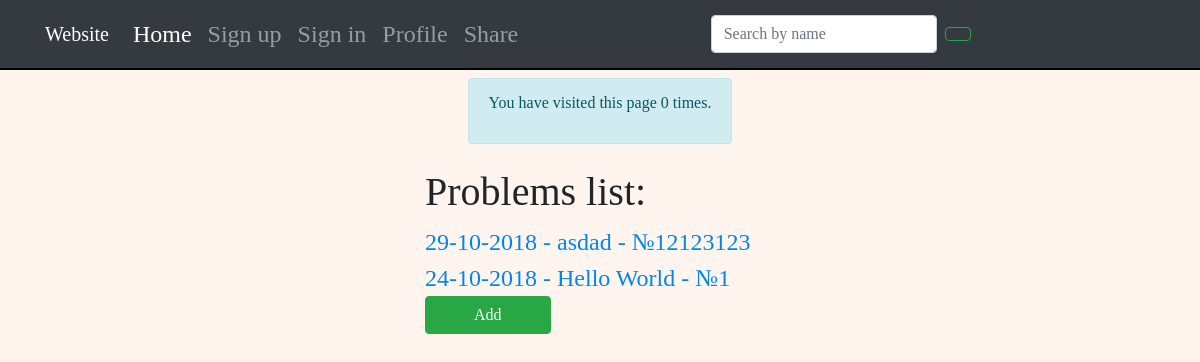
The app's page /share/, older data.
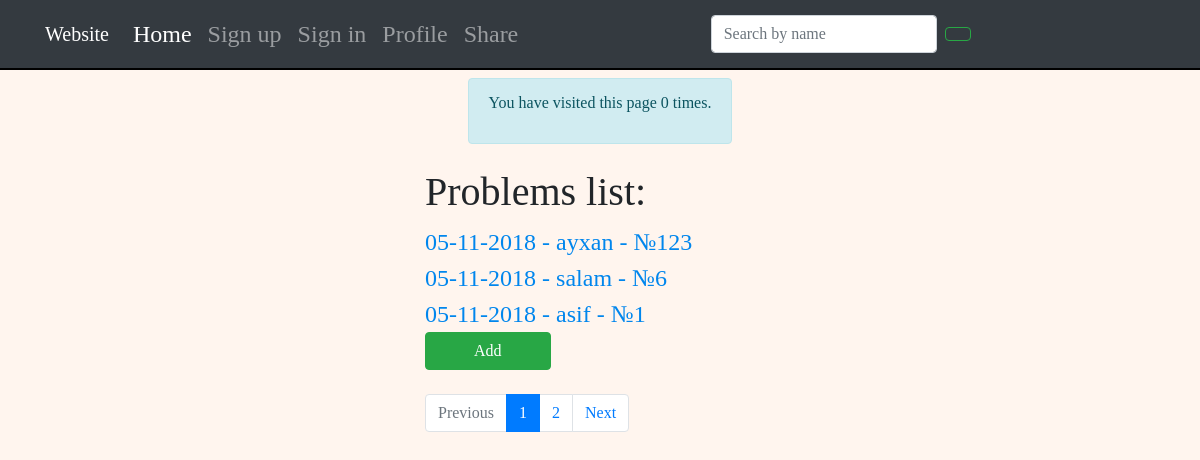
The same page, newer data.
### Share/models.py (models this page shows, shortened)
class Code(models.Model):
    title = models.CharField(max_length=250, default=" ")
    date = models.DateTimeField(auto_now=True)
    number = models.IntegerField(help_text="Number of exercise on E-Olymp", default=0)

### Share/views.py (the view)
def show_code(request):
    search_query = request.GET.get('search', '')
    if search_query:
        all_codes_previous = Code.objects.filter(title__icontains=search_query)
    else:
        all_codes_previous = Code.objects.all().order_by('-date')
    page = request.GET.get('page', 1)
    paginator = Paginator(all_codes_previous, 3)
    try:
        all_codes = paginator.page(page)
    except PageNotAnInteger:
        all_codes = paginator.page(1)
    except EmptyPage:
        all_codes = paginator.page(paginator.num_pages)
    num_of_visits = request.session.get('num_of_visits', 0)
    request.session['num_of_visits'] = num_of_visits + 1
    context = {'all_codes': all_codes, 'num_of_visits': num_of_visits}
    return render(request, 'share/share.html', context)

### Share/templates/share/share.html (shortened to what this page needs)
{% extends "personal/header.html" %}
{% load staticfiles %}
{% load icons %}
    {% block style %}
        <link rel="stylesheet" href="{% static 'personal/css/style.css' %}">
    {% endblock style %}
{%  block content %}
    <div class="container">
        <div class="row justify-content-md-center my-2">
                    <div class="alert alert-info" role="alert">
                        <p>You have visited this page {{ num_of_visits }}{% if num_visits == 1 %} time{% else %} times{% endif %}.</p>
                    </div>
        </div>
            <div class="row">
                <div class="col"></div>
                    <div class="col-md-8">
                        <h1>Problems list:</h1>
                            <div class="parsed">
                                {% for code in all_codes %}
                                    <a href=" {{ code.id }}"> {{ code.date|date:"d-m-Y" }} - {{ code.title }}  - №{{ code.number }}</a>
                                    <br>
                                {% endfor %}
                            </div>
                        <form method="post" action="{% url 'Share:AddExercise' %}">
                            <button class="btn btn-success px-5">Add</button>
                        </form>
                        <br>
                        {% if all_codes.has_other_pages %}
                            <ul class="pagination pagination-md">
                                {% if all_codes.has_previous %}
                                    <li class="page-item">
                                        <a class="page-link" href="?page={{ all_codes.previous_page_number }}" tabindex="-1">Previous</a>
                                    </li>
                                {% else %}
                                    <li class="page-item disabled">
                                        <a class="page-link" href="#" tabindex="-1">Previous</a>
                                    </li>
                                {% endif %}
                                {% for i in all_codes.paginator.page_range %}
                                    {% if all_codes.number == i %}
                                        <li class="page-item active">
                                            <a class="page-link" >{{ i }} <span class="sr-only">(current)</span></a>
                                        </li>
                                    {% else %}
                                         <li class="page-item"><a class="page-link" href="?page={{ i }}">{{ i }}</a></li>
                                    {% endif %}
                                {% endfor %}
                                {% if all_codes.has_next %}
                                    <li class="page-item">
                                        <a class="page-link" href="?page={{ all_codes.next_page_number }}" tabindex="-1">Next</a>
                                    </li>
                                {% else %}
                                    <li class="page-item disabled">
                                        <a class="page-link" href="#" tabindex="-1">Next</a>
                                    </li>
                                {% endif %}
                            </ul>
                        {% endif %}
                    </div>
            </div>
    </div>
{% endblock %}

Row changes from the older to the newer data that the page shows:
no longer on this page (row unchanged): Code: date "29-10-2018", title "asdad", number "12123123"
no longer on this page (row unchanged): Code: date "24-10-2018", title "Hello World", number "1"
added Code: date "05-11-2018", title "ayxan", number "123"
added Code: date "05-11-2018", title "salam", number "6"
added Code: date "05-11-2018", title "asif", number "1"
Text that changed along with them:
text now shown: "Previous Next"
new list line: "1"
new list line: "2"
